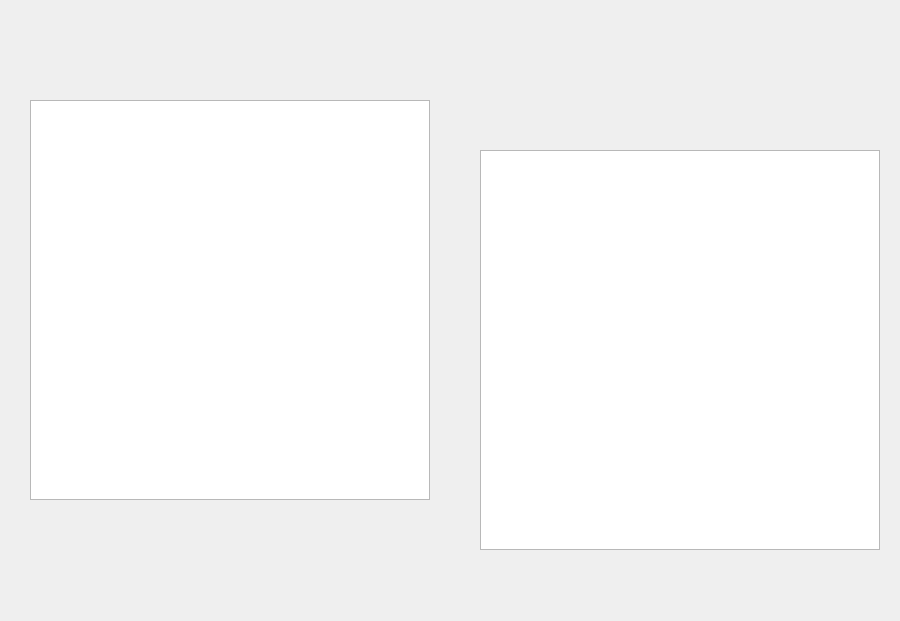
<?xml version="1.0" encoding="UTF-8"?>
<ui version="4.0">
 <class>Widget</class>
 <widget class="QWidget" name="Widget">
  <property name="geometry">
   <rect>
    <x>0</x>
    <y>0</y>
    <width>900</width>
    <height>621</height>
   </rect>
  </property>
  <property name="windowTitle">
   <string>Widget</string>
  </property>
  <widget class="QGraphicsView" name="graphicsView">
   <property name="geometry">
    <rect>
     <x>30</x>
     <y>100</y>
     <width>400</width>
     <height>400</height>
    </rect>
   </property>
   <property name="backgroundBrush">
    <brush brushstyle="NoBrush">
     <color alpha="255">
      <red>0</red>
      <green>0</green>
      <blue>255</blue>
     </color>
    </brush>
   </property>
  </widget>
  <widget class="QGraphicsView" name="graphicsView_2">
   <property name="geometry">
    <rect>
     <x>480</x>
     <y>150</y>
     <width>400</width>
     <height>400</height>
    </rect>
   </property>
  </widget>
 </widget>
 <layoutdefault spacing="6" margin="11"/>
 <resources/>
 <connections/>
</ui>
